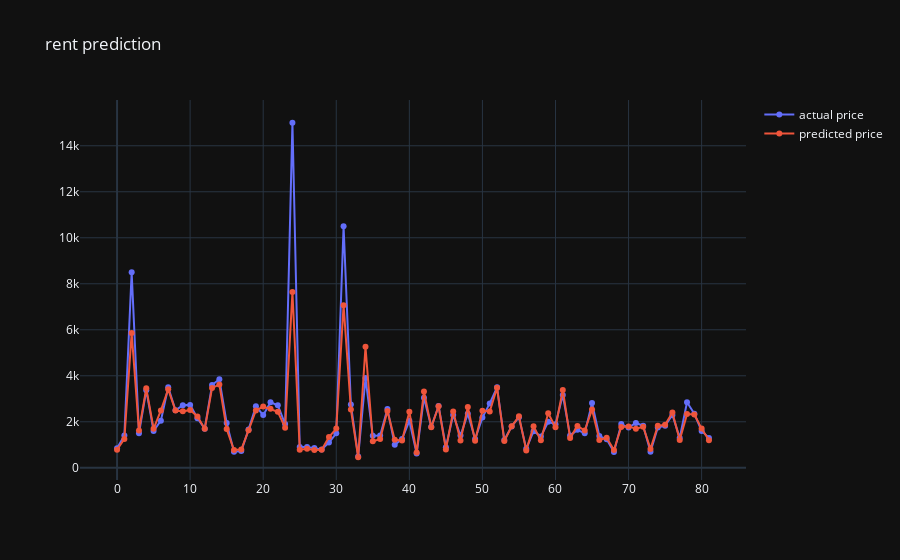

The cell this chart's notebook holds for it:
### Code cell
import plotly.graph_objs as go


x = list(range(y_test.shape[0]))
y1 = y_test
y2 = pred_test

trace1 = go.Scatter(x=x,y=y1, mode = "lines+markers", name = "actual price")
trace2 = go.Scatter(x=x,y=y2, mode = "lines+markers", name = "predicted price")

layout = go.Layout(title = "rent prediction")
fig = go.Figure(data=[trace1,trace2], layout = layout)
fig.update_layout(template="plotly_dark")
fig.show()
# plt.figure(figsize=(16,8))
# plt.plot(K, silhouette, 'bx-')
# plt.xlabel('k')
# plt.ylabel('silhouette score')
# plt.xticks(np.arange(min(K), max(K)+1, 1.0))
# plt.title('Slhouette score showing the optimal k')
